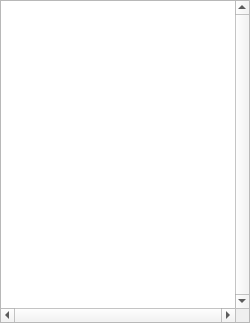
<?xml version="1.0" encoding="UTF-8"?>
<ui version="4.0">
 <class>FilterLibraryWidget</class>
 <widget class="QWidget" name="FilterLibraryWidget">
  <property name="geometry">
   <rect>
    <x>0</x>
    <y>0</y>
    <width>250</width>
    <height>323</height>
   </rect>
  </property>
  <property name="windowTitle">
   <string>Filter Library</string>
  </property>
  <layout class="QGridLayout" name="gridLayout">
   <property name="leftMargin">
    <number>0</number>
   </property>
   <property name="topMargin">
    <number>0</number>
   </property>
   <property name="rightMargin">
    <number>0</number>
   </property>
   <property name="bottomMargin">
    <number>0</number>
   </property>
   <property name="spacing">
    <number>0</number>
   </property>
   <item row="0" column="0">
    <widget class="FilterTreeWidget" name="filterTreeView">
     <property name="sizePolicy">
      <sizepolicy hsizetype="Preferred" vsizetype="Expanding">
       <horstretch>0</horstretch>
       <verstretch>0</verstretch>
      </sizepolicy>
     </property>
     <property name="minimumSize">
      <size>
       <width>250</width>
       <height>50</height>
      </size>
     </property>
     <property name="maximumSize">
      <size>
       <width>16777215</width>
       <height>16777215</height>
      </size>
     </property>
     <property name="verticalScrollBarPolicy">
      <enum>Qt::ScrollBarAlwaysOn</enum>
     </property>
     <property name="horizontalScrollBarPolicy">
      <enum>Qt::ScrollBarAlwaysOn</enum>
     </property>
     <property name="editTriggers">
      <set>QAbstractItemView::DoubleClicked|QAbstractItemView::EditKeyPressed|QAbstractItemView::SelectedClicked</set>
     </property>
     <property name="alternatingRowColors">
      <bool>true</bool>
     </property>
     <property name="verticalScrollMode">
      <enum>QAbstractItemView::ScrollPerPixel</enum>
     </property>
     <property name="uniformRowHeights">
      <bool>true</bool>
     </property>
     <property name="animated">
      <bool>true</bool>
     </property>
     <property name="allColumnsShowFocus">
      <bool>true</bool>
     </property>
     <property name="headerHidden">
      <bool>true</bool>
     </property>
     <property name="columnCount">
      <number>1</number>
     </property>
     <column>
      <property name="text">
       <string notr="true">1</string>
      </property>
     </column>
    </widget>
   </item>
  </layout>
 </widget>
 <customwidgets>
  <customwidget>
   <class>FilterTreeWidget</class>
   <extends>QTreeWidget</extends>
   <header location="global">FilterTreeWidget.h</header>
  </customwidget>
 </customwidgets>
 <resources/>
 <connections/>
</ui>
